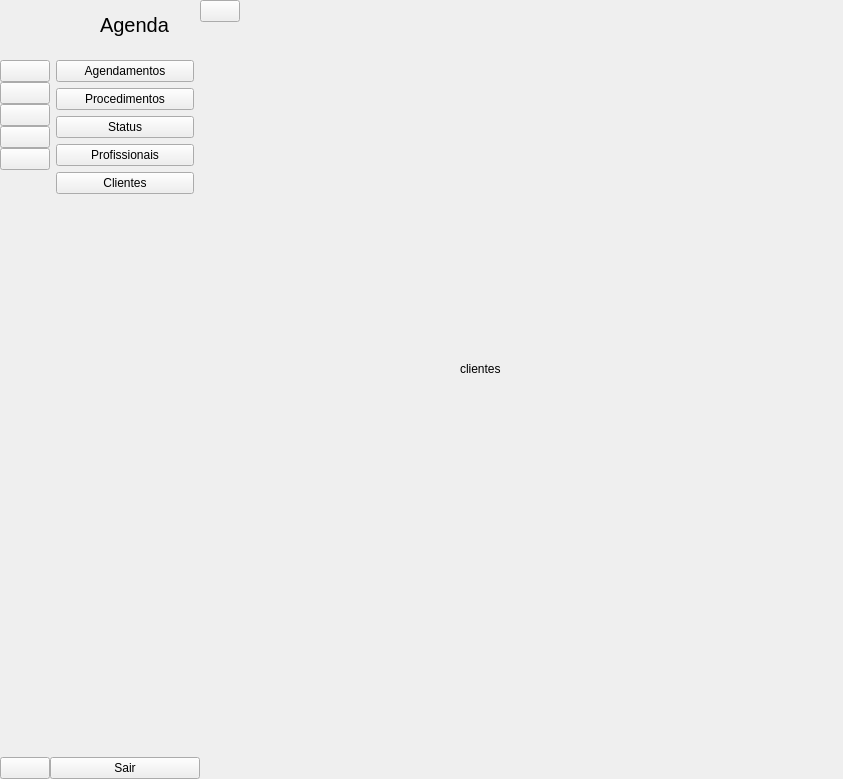
<?xml version="1.0" encoding="UTF-8"?>
<ui version="4.0">
 <class>MainWindow</class>
 <widget class="QMainWindow" name="MainWindow">
  <property name="geometry">
   <rect>
    <x>0</x>
    <y>0</y>
    <width>843</width>
    <height>779</height>
   </rect>
  </property>
  <property name="windowTitle">
   <string>MainWindow</string>
  </property>
  <widget class="QWidget" name="centralwidget">
   <property name="autoFillBackground">
    <bool>false</bool>
   </property>
   <layout class="QHBoxLayout" name="horizontalLayout_4">
    <property name="spacing">
     <number>0</number>
    </property>
    <property name="leftMargin">
     <number>0</number>
    </property>
    <property name="topMargin">
     <number>0</number>
    </property>
    <property name="rightMargin">
     <number>0</number>
    </property>
    <property name="bottomMargin">
     <number>0</number>
    </property>
    <item>
     <widget class="QWidget" name="icons_widget" native="true">
      <property name="maximumSize">
       <size>
        <width>50</width>
        <height>16777215</height>
       </size>
      </property>
      <layout class="QVBoxLayout" name="verticalLayout_3">
       <property name="spacing">
        <number>20</number>
       </property>
       <property name="leftMargin">
        <number>0</number>
       </property>
       <property name="topMargin">
        <number>0</number>
       </property>
       <property name="rightMargin">
        <number>0</number>
       </property>
       <property name="bottomMargin">
        <number>0</number>
       </property>
       <item>
        <layout class="QHBoxLayout" name="horizontalLayout">
         <property name="topMargin">
          <number>10</number>
         </property>
         <item>
          <spacer name="horizontalSpacer_2">
           <property name="orientation">
            <enum>Qt::Horizontal</enum>
           </property>
           <property name="sizeHint" stdset="0">
            <size>
             <width>40</width>
             <height>20</height>
            </size>
           </property>
          </spacer>
         </item>
         <item>
          <widget class="QLabel" name="logo">
           <property name="minimumSize">
            <size>
             <width>50</width>
             <height>30</height>
            </size>
           </property>
           <property name="maximumSize">
            <size>
             <width>50</width>
             <height>30</height>
            </size>
           </property>
           <property name="text">
            <string/>
           </property>
           <property name="pixmap">
            <pixmap resource="resource.qrc">:/icon/icons/logo.png</pixmap>
           </property>
           <property name="scaledContents">
            <bool>true</bool>
           </property>
          </widget>
         </item>
         <item>
          <spacer name="horizontalSpacer">
           <property name="orientation">
            <enum>Qt::Horizontal</enum>
           </property>
           <property name="sizeHint" stdset="0">
            <size>
             <width>40</width>
             <height>20</height>
            </size>
           </property>
          </spacer>
         </item>
        </layout>
       </item>
       <item>
        <layout class="QVBoxLayout" name="verticalLayout">
         <property name="spacing">
          <number>0</number>
         </property>
         <property name="leftMargin">
          <number>0</number>
         </property>
         <property name="rightMargin">
          <number>0</number>
         </property>
         <item>
          <widget class="QPushButton" name="button_agendamento">
           <property name="text">
            <string/>
           </property>
           <property name="icon">
            <iconset resource="resource.qrc">
             <normaloff>:/icon/icons/icon_agendamento.svg</normaloff>
             <normalon>:/icon/icons/icon_agendamento_on.svg</normalon>:/icon/icons/icon_agendamento.svg</iconset>
           </property>
           <property name="iconSize">
            <size>
             <width>20</width>
             <height>20</height>
            </size>
           </property>
           <property name="checkable">
            <bool>true</bool>
           </property>
           <property name="autoExclusive">
            <bool>true</bool>
           </property>
          </widget>
         </item>
         <item>
          <widget class="QPushButton" name="button_procedimento">
           <property name="text">
            <string/>
           </property>
           <property name="icon">
            <iconset resource="resource.qrc">
             <normaloff>:/icon/icons/icon_procedimentos.svg</normaloff>
             <normalon>:/icon/icons/icon_procedimentos_on.svg</normalon>:/icon/icons/icon_procedimentos.svg</iconset>
           </property>
           <property name="iconSize">
            <size>
             <width>20</width>
             <height>20</height>
            </size>
           </property>
           <property name="checkable">
            <bool>true</bool>
           </property>
           <property name="autoExclusive">
            <bool>true</bool>
           </property>
          </widget>
         </item>
         <item>
          <widget class="QPushButton" name="button_status">
           <property name="text">
            <string/>
           </property>
           <property name="icon">
            <iconset resource="resource.qrc">
             <normaloff>:/icon/icons/icon_status.svg</normaloff>
             <normalon>:/icon/icons/icon_status_on.svg</normalon>:/icon/icons/icon_status.svg</iconset>
           </property>
           <property name="iconSize">
            <size>
             <width>20</width>
             <height>20</height>
            </size>
           </property>
           <property name="checkable">
            <bool>true</bool>
           </property>
           <property name="autoExclusive">
            <bool>true</bool>
           </property>
          </widget>
         </item>
         <item>
          <widget class="QPushButton" name="button_profissional">
           <property name="text">
            <string/>
           </property>
           <property name="icon">
            <iconset resource="resource.qrc">
             <normaloff>:/icon/icons/icon_tecnica.svg</normaloff>
             <normalon>:/icon/icons/icon_tecnica_on.svg</normalon>:/icon/icons/icon_tecnica.svg</iconset>
           </property>
           <property name="iconSize">
            <size>
             <width>20</width>
             <height>20</height>
            </size>
           </property>
           <property name="checkable">
            <bool>true</bool>
           </property>
           <property name="autoExclusive">
            <bool>true</bool>
           </property>
          </widget>
         </item>
         <item>
          <widget class="QPushButton" name="button_cliente">
           <property name="text">
            <string/>
           </property>
           <property name="icon">
            <iconset resource="resource.qrc">
             <normaloff>:/icon/icons/icon_cliente.svg</normaloff>
             <normalon>:/icon/icons/icon_cliente_on.svg</normalon>:/icon/icons/icon_cliente.svg</iconset>
           </property>
           <property name="iconSize">
            <size>
             <width>20</width>
             <height>20</height>
            </size>
           </property>
           <property name="checkable">
            <bool>true</bool>
           </property>
           <property name="autoExclusive">
            <bool>true</bool>
           </property>
          </widget>
         </item>
        </layout>
       </item>
       <item>
        <spacer name="verticalSpacer">
         <property name="orientation">
          <enum>Qt::Vertical</enum>
         </property>
         <property name="sizeHint" stdset="0">
          <size>
           <width>20</width>
           <height>532</height>
          </size>
         </property>
        </spacer>
       </item>
       <item>
        <widget class="QPushButton" name="button_exit">
         <property name="text">
          <string/>
         </property>
         <property name="icon">
          <iconset resource="resource.qrc">
           <normaloff>:/icon/icons/icon_exit.svg</normaloff>
           <normalon>:/icon/icons/icon_exit_on.svg</normalon>:/icon/icons/icon_exit.svg</iconset>
         </property>
         <property name="iconSize">
          <size>
           <width>20</width>
           <height>20</height>
          </size>
         </property>
        </widget>
       </item>
      </layout>
     </widget>
    </item>
    <item>
     <widget class="QWidget" name="full_menu_widget" native="true">
      <property name="minimumSize">
       <size>
        <width>150</width>
        <height>0</height>
       </size>
      </property>
      <layout class="QVBoxLayout" name="verticalLayout_4">
       <property name="spacing">
        <number>20</number>
       </property>
       <property name="sizeConstraint">
        <enum>QLayout::SetDefaultConstraint</enum>
       </property>
       <property name="leftMargin">
        <number>0</number>
       </property>
       <property name="topMargin">
        <number>0</number>
       </property>
       <property name="rightMargin">
        <number>0</number>
       </property>
       <property name="bottomMargin">
        <number>0</number>
       </property>
       <item>
        <layout class="QHBoxLayout" name="horizontalLayout_2">
         <property name="spacing">
          <number>0</number>
         </property>
         <property name="topMargin">
          <number>10</number>
         </property>
         <item>
          <widget class="QLabel" name="logo_2">
           <property name="minimumSize">
            <size>
             <width>50</width>
             <height>30</height>
            </size>
           </property>
           <property name="maximumSize">
            <size>
             <width>50</width>
             <height>30</height>
            </size>
           </property>
           <property name="text">
            <string/>
           </property>
           <property name="pixmap">
            <pixmap resource="resource.qrc">:/icon/icons/logo.png</pixmap>
           </property>
           <property name="scaledContents">
            <bool>true</bool>
           </property>
          </widget>
         </item>
         <item>
          <widget class="QLabel" name="title">
           <property name="font">
            <font>
             <family>Segoe UI</family>
             <pointsize>15</pointsize>
            </font>
           </property>
           <property name="text">
            <string>Agenda</string>
           </property>
          </widget>
         </item>
        </layout>
       </item>
       <item>
        <layout class="QVBoxLayout" name="verticalLayout_2">
         <property name="spacing">
          <number>6</number>
         </property>
         <property name="leftMargin">
          <number>6</number>
         </property>
         <property name="rightMargin">
          <number>6</number>
         </property>
         <item>
          <widget class="QPushButton" name="button_agendamento_2">
           <property name="text">
            <string>Agendamentos</string>
           </property>
           <property name="icon">
            <iconset resource="resource.qrc">
             <normaloff>:/icon/icons/icon_agendamento.svg</normaloff>
             <normalon>:/icon/icons/icon_agendamento_on.svg</normalon>:/icon/icons/icon_agendamento.svg</iconset>
           </property>
           <property name="iconSize">
            <size>
             <width>14</width>
             <height>14</height>
            </size>
           </property>
           <property name="checkable">
            <bool>true</bool>
           </property>
           <property name="autoExclusive">
            <bool>true</bool>
           </property>
           <property name="default">
            <bool>false</bool>
           </property>
           <property name="flat">
            <bool>false</bool>
           </property>
          </widget>
         </item>
         <item>
          <widget class="QPushButton" name="button_procediento_2">
           <property name="text">
            <string>Procedimentos</string>
           </property>
           <property name="icon">
            <iconset resource="resource.qrc">
             <normaloff>:/icon/icons/icon_procedimentos.svg</normaloff>
             <normalon>:/icon/icons/icon_procedimentos_on.svg</normalon>:/icon/icons/icon_procedimentos.svg</iconset>
           </property>
           <property name="iconSize">
            <size>
             <width>14</width>
             <height>14</height>
            </size>
           </property>
           <property name="checkable">
            <bool>true</bool>
           </property>
           <property name="autoExclusive">
            <bool>true</bool>
           </property>
          </widget>
         </item>
         <item>
          <widget class="QPushButton" name="button_status_2">
           <property name="text">
            <string>Status</string>
           </property>
           <property name="icon">
            <iconset resource="resource.qrc">
             <normaloff>:/icon/icons/icon_status.svg</normaloff>
             <normalon>:/icon/icons/icon_status_on.svg</normalon>:/icon/icons/icon_status.svg</iconset>
           </property>
           <property name="iconSize">
            <size>
             <width>14</width>
             <height>14</height>
            </size>
           </property>
           <property name="checkable">
            <bool>true</bool>
           </property>
           <property name="autoExclusive">
            <bool>true</bool>
           </property>
          </widget>
         </item>
         <item>
          <widget class="QPushButton" name="button_profissional_2">
           <property name="text">
            <string>Profissionais</string>
           </property>
           <property name="icon">
            <iconset resource="resource.qrc">
             <normaloff>:/icon/icons/icon_tecnica.svg</normaloff>
             <normalon>:/icon/icons/icon_tecnica_on.svg</normalon>:/icon/icons/icon_tecnica.svg</iconset>
           </property>
           <property name="iconSize">
            <size>
             <width>14</width>
             <height>14</height>
            </size>
           </property>
           <property name="checkable">
            <bool>true</bool>
           </property>
           <property name="autoExclusive">
            <bool>true</bool>
           </property>
          </widget>
         </item>
         <item>
          <widget class="QPushButton" name="button_cliente_2">
           <property name="text">
            <string>Clientes</string>
           </property>
           <property name="icon">
            <iconset resource="resource.qrc">
             <normaloff>:/icon/icons/icon_cliente.svg</normaloff>
             <normalon>:/icon/icons/icon_cliente_on.svg</normalon>:/icon/icons/icon_cliente.svg</iconset>
           </property>
           <property name="iconSize">
            <size>
             <width>14</width>
             <height>14</height>
            </size>
           </property>
           <property name="checkable">
            <bool>true</bool>
           </property>
           <property name="autoExclusive">
            <bool>true</bool>
           </property>
          </widget>
         </item>
        </layout>
       </item>
       <item>
        <spacer name="verticalSpacer_2">
         <property name="orientation">
          <enum>Qt::Vertical</enum>
         </property>
         <property name="sizeHint" stdset="0">
          <size>
           <width>20</width>
           <height>562</height>
          </size>
         </property>
        </spacer>
       </item>
       <item>
        <widget class="QPushButton" name="button_exit_2">
         <property name="text">
          <string>Sair</string>
         </property>
         <property name="icon">
          <iconset resource="resource.qrc">
           <normaloff>:/icon/icons/icon_exit.svg</normaloff>
           <normalon>:/icon/icons/icon_exit_on.svg</normalon>:/icon/icons/icon_exit.svg</iconset>
         </property>
         <property name="iconSize">
          <size>
           <width>14</width>
           <height>14</height>
          </size>
         </property>
        </widget>
       </item>
      </layout>
     </widget>
    </item>
    <item>
     <widget class="QWidget" name="work_table_widget" native="true">
      <property name="minimumSize">
       <size>
        <width>600</width>
        <height>0</height>
       </size>
      </property>
      <layout class="QVBoxLayout" name="verticalLayout_5">
       <property name="spacing">
        <number>20</number>
       </property>
       <property name="leftMargin">
        <number>0</number>
       </property>
       <property name="topMargin">
        <number>0</number>
       </property>
       <property name="rightMargin">
        <number>0</number>
       </property>
       <property name="bottomMargin">
        <number>0</number>
       </property>
       <item>
        <layout class="QHBoxLayout" name="horizontalLayout_3">
         <item>
          <widget class="QPushButton" name="button_change">
           <property name="text">
            <string/>
           </property>
           <property name="icon">
            <iconset resource="resource.qrc">
             <normaloff>:/icon/icons/icon_menu.svg</normaloff>
             <normalon>:/icon/icons/icon_menu.svg</normalon>:/icon/icons/icon_menu.svg</iconset>
           </property>
           <property name="iconSize">
            <size>
             <width>20</width>
             <height>20</height>
            </size>
           </property>
           <property name="checkable">
            <bool>true</bool>
           </property>
          </widget>
         </item>
         <item>
          <spacer name="horizontalSpacer_3">
           <property name="orientation">
            <enum>Qt::Horizontal</enum>
           </property>
           <property name="sizeHint" stdset="0">
            <size>
             <width>40</width>
             <height>20</height>
            </size>
           </property>
          </spacer>
         </item>
        </layout>
       </item>
       <item>
        <widget class="QStackedWidget" name="stackedWidget">
         <property name="currentIndex">
          <number>4</number>
         </property>
         <widget class="QWidget" name="page_agendamentos">
          <widget class="QLabel" name="label">
           <property name="geometry">
            <rect>
             <x>280</x>
             <y>300</y>
             <width>47</width>
             <height>13</height>
            </rect>
           </property>
           <property name="text">
            <string>Agendamentos</string>
           </property>
          </widget>
         </widget>
         <widget class="QWidget" name="page_procedimentos">
          <widget class="QLabel" name="label_2">
           <property name="geometry">
            <rect>
             <x>270</x>
             <y>300</y>
             <width>47</width>
             <height>13</height>
            </rect>
           </property>
           <property name="text">
            <string>procedimentos</string>
           </property>
          </widget>
         </widget>
         <widget class="QWidget" name="page_status">
          <widget class="QLabel" name="label_3">
           <property name="geometry">
            <rect>
             <x>250</x>
             <y>320</y>
             <width>47</width>
             <height>13</height>
            </rect>
           </property>
           <property name="text">
            <string>status</string>
           </property>
          </widget>
         </widget>
         <widget class="QWidget" name="page_tecnicas">
          <widget class="QLabel" name="label_4">
           <property name="geometry">
            <rect>
             <x>260</x>
             <y>340</y>
             <width>47</width>
             <height>13</height>
            </rect>
           </property>
           <property name="text">
            <string>tecnicos</string>
           </property>
          </widget>
         </widget>
         <widget class="QWidget" name="page_clientes">
          <widget class="QLabel" name="label_5">
           <property name="geometry">
            <rect>
             <x>260</x>
             <y>320</y>
             <width>47</width>
             <height>13</height>
            </rect>
           </property>
           <property name="text">
            <string>clientes</string>
           </property>
          </widget>
         </widget>
        </widget>
       </item>
      </layout>
     </widget>
    </item>
   </layout>
  </widget>
 </widget>
 <resources>
  <include location="resource.qrc"/>
 </resources>
 <connections>
  <connection>
   <sender>button_change</sender>
   <signal>toggled(bool)</signal>
   <receiver>icons_widget</receiver>
   <slot>setVisible(bool)</slot>
   <hints>
    <hint type="sourcelabel">
     <x>248</x>
     <y>24</y>
    </hint>
    <hint type="destinationlabel">
     <x>45</x>
     <y>298</y>
    </hint>
   </hints>
  </connection>
  <connection>
   <sender>button_change</sender>
   <signal>toggled(bool)</signal>
   <receiver>full_menu_widget</receiver>
   <slot>setHidden(bool)</slot>
   <hints>
    <hint type="sourcelabel">
     <x>245</x>
     <y>23</y>
    </hint>
    <hint type="destinationlabel">
     <x>194</x>
     <y>280</y>
    </hint>
   </hints>
  </connection>
  <connection>
   <sender>button_agendamento</sender>
   <signal>toggled(bool)</signal>
   <receiver>button_agendamento_2</receiver>
   <slot>setChecked(bool)</slot>
   <hints>
    <hint type="sourcelabel">
     <x>44</x>
     <y>58</y>
    </hint>
    <hint type="destinationlabel">
     <x>94</x>
     <y>56</y>
    </hint>
   </hints>
  </connection>
  <connection>
   <sender>button_procedimento</sender>
   <signal>toggled(bool)</signal>
   <receiver>button_procediento_2</receiver>
   <slot>setChecked(bool)</slot>
   <hints>
    <hint type="sourcelabel">
     <x>28</x>
     <y>86</y>
    </hint>
    <hint type="destinationlabel">
     <x>92</x>
     <y>88</y>
    </hint>
   </hints>
  </connection>
  <connection>
   <sender>button_status</sender>
   <signal>toggled(bool)</signal>
   <receiver>button_status_2</receiver>
   <slot>setChecked(bool)</slot>
   <hints>
    <hint type="sourcelabel">
     <x>41</x>
     <y>120</y>
    </hint>
    <hint type="destinationlabel">
     <x>93</x>
     <y>115</y>
    </hint>
   </hints>
  </connection>
  <connection>
   <sender>button_profissional</sender>
   <signal>toggled(bool)</signal>
   <receiver>button_profissional_2</receiver>
   <slot>setChecked(bool)</slot>
   <hints>
    <hint type="sourcelabel">
     <x>37</x>
     <y>156</y>
    </hint>
    <hint type="destinationlabel">
     <x>97</x>
     <y>142</y>
    </hint>
   </hints>
  </connection>
  <connection>
   <sender>button_cliente</sender>
   <signal>toggled(bool)</signal>
   <receiver>button_cliente_2</receiver>
   <slot>setChecked(bool)</slot>
   <hints>
    <hint type="sourcelabel">
     <x>48</x>
     <y>192</y>
    </hint>
    <hint type="destinationlabel">
     <x>106</x>
     <y>177</y>
    </hint>
   </hints>
  </connection>
  <connection>
   <sender>button_agendamento_2</sender>
   <signal>toggled(bool)</signal>
   <receiver>button_agendamento</receiver>
   <slot>setChecked(bool)</slot>
   <hints>
    <hint type="sourcelabel">
     <x>92</x>
     <y>53</y>
    </hint>
    <hint type="destinationlabel">
     <x>34</x>
     <y>54</y>
    </hint>
   </hints>
  </connection>
  <connection>
   <sender>button_procediento_2</sender>
   <signal>toggled(bool)</signal>
   <receiver>button_procedimento</receiver>
   <slot>setChecked(bool)</slot>
   <hints>
    <hint type="sourcelabel">
     <x>106</x>
     <y>79</y>
    </hint>
    <hint type="destinationlabel">
     <x>44</x>
     <y>99</y>
    </hint>
   </hints>
  </connection>
  <connection>
   <sender>button_cliente_2</sender>
   <signal>toggled(bool)</signal>
   <receiver>button_cliente</receiver>
   <slot>setChecked(bool)</slot>
   <hints>
    <hint type="sourcelabel">
     <x>133</x>
     <y>165</y>
    </hint>
    <hint type="destinationlabel">
     <x>48</x>
     <y>202</y>
    </hint>
   </hints>
  </connection>
  <connection>
   <sender>button_status_2</sender>
   <signal>toggled(bool)</signal>
   <receiver>button_status</receiver>
   <slot>setChecked(bool)</slot>
   <hints>
    <hint type="sourcelabel">
     <x>82</x>
     <y>114</y>
    </hint>
    <hint type="destinationlabel">
     <x>45</x>
     <y>125</y>
    </hint>
   </hints>
  </connection>
  <connection>
   <sender>button_profissional_2</sender>
   <signal>toggled(bool)</signal>
   <receiver>button_profissional</receiver>
   <slot>setChecked(bool)</slot>
   <hints>
    <hint type="sourcelabel">
     <x>106</x>
     <y>137</y>
    </hint>
    <hint type="destinationlabel">
     <x>49</x>
     <y>158</y>
    </hint>
   </hints>
  </connection>
  <connection>
   <sender>button_exit</sender>
   <signal>clicked()</signal>
   <receiver>MainWindow</receiver>
   <slot>close()</slot>
   <hints>
    <hint type="sourcelabel">
     <x>46</x>
     <y>754</y>
    </hint>
    <hint type="destinationlabel">
     <x>46</x>
     <y>-10</y>
    </hint>
   </hints>
  </connection>
  <connection>
   <sender>button_exit_2</sender>
   <signal>clicked()</signal>
   <receiver>MainWindow</receiver>
   <slot>close()</slot>
   <hints>
    <hint type="sourcelabel">
     <x>192</x>
     <y>758</y>
    </hint>
    <hint type="destinationlabel">
     <x>454</x>
     <y>-7</y>
    </hint>
   </hints>
  </connection>
 </connections>
</ui>
